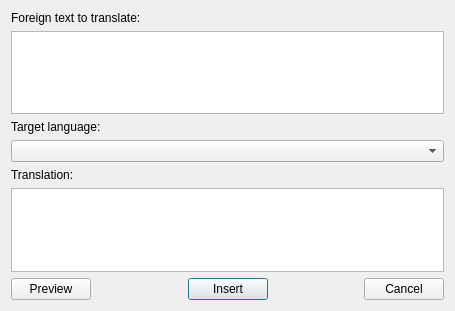
<?xml version="1.0" encoding="UTF-8"?>
<ui version="4.0">
 <class>TranslatorDlg</class>
 <widget class="QDialog" name="TranslatorDlg">
  <property name="geometry">
   <rect>
    <x>0</x>
    <y>0</y>
    <width>455</width>
    <height>311</height>
   </rect>
  </property>
  <property name="windowTitle">
   <string>Translate</string>
  </property>
  <layout class="QVBoxLayout" name="verticalLayout_2">
   <item>
    <layout class="QVBoxLayout" name="verticalLayout">
     <item>
      <widget class="QLabel" name="label">
       <property name="text">
        <string>Foreign text to translate:</string>
       </property>
      </widget>
     </item>
     <item>
      <widget class="QTextEdit" name="foreign_text">
       <property name="acceptRichText">
        <bool>false</bool>
       </property>
      </widget>
     </item>
     <item>
      <widget class="QLabel" name="target_label">
       <property name="text">
        <string>Target language:</string>
       </property>
      </widget>
     </item>
     <item>
      <widget class="QComboBox" name="target_languages"/>
     </item>
     <item>
      <widget class="QLabel" name="label_2">
       <property name="text">
        <string>Translation:</string>
       </property>
      </widget>
     </item>
     <item>
      <widget class="QTextEdit" name="translated_text"/>
     </item>
     <item>
      <layout class="QHBoxLayout" name="horizontalLayout_2">
       <item>
        <widget class="QPushButton" name="preview_button">
         <property name="text">
          <string>Preview</string>
         </property>
        </widget>
       </item>
       <item>
        <spacer name="horizontalSpacer">
         <property name="orientation">
          <enum>Qt::Horizontal</enum>
         </property>
         <property name="sizeHint" stdset="0">
          <size>
           <width>40</width>
           <height>20</height>
          </size>
         </property>
        </spacer>
       </item>
       <item>
        <widget class="QPushButton" name="insert_button">
         <property name="text">
          <string>Insert</string>
         </property>
         <property name="default">
          <bool>true</bool>
         </property>
        </widget>
       </item>
       <item>
        <spacer name="horizontalSpacer_2">
         <property name="orientation">
          <enum>Qt::Horizontal</enum>
         </property>
         <property name="sizeHint" stdset="0">
          <size>
           <width>40</width>
           <height>20</height>
          </size>
         </property>
        </spacer>
       </item>
       <item>
        <widget class="QPushButton" name="cancel_button">
         <property name="text">
          <string>Cancel</string>
         </property>
        </widget>
       </item>
      </layout>
     </item>
    </layout>
   </item>
  </layout>
 </widget>
 <resources/>
 <connections>
  <connection>
   <sender>insert_button</sender>
   <signal>clicked()</signal>
   <receiver>TranslatorDlg</receiver>
   <slot>accept()</slot>
   <hints>
    <hint type="sourcelabel">
     <x>207</x>
     <y>251</y>
    </hint>
    <hint type="destinationlabel">
     <x>199</x>
     <y>149</y>
    </hint>
   </hints>
  </connection>
  <connection>
   <sender>cancel_button</sender>
   <signal>clicked()</signal>
   <receiver>TranslatorDlg</receiver>
   <slot>reject()</slot>
   <hints>
    <hint type="sourcelabel">
     <x>317</x>
     <y>251</y>
    </hint>
    <hint type="destinationlabel">
     <x>199</x>
     <y>149</y>
    </hint>
   </hints>
  </connection>
  <connection>
   <sender>preview_button</sender>
   <signal>clicked()</signal>
   <receiver>TranslatorDlg</receiver>
   <slot>preview()</slot>
   <hints>
    <hint type="sourcelabel">
     <x>77</x>
     <y>251</y>
    </hint>
    <hint type="destinationlabel">
     <x>199</x>
     <y>149</y>
    </hint>
   </hints>
  </connection>
  <connection>
   <sender>foreign_text</sender>
   <signal>textChanged()</signal>
   <receiver>TranslatorDlg</receiver>
   <slot>foreign_text_changed()</slot>
   <hints>
    <hint type="sourcelabel">
     <x>223</x>
     <y>68</y>
    </hint>
    <hint type="destinationlabel">
     <x>223</x>
     <y>99</y>
    </hint>
   </hints>
  </connection>
 </connections>
</ui>
